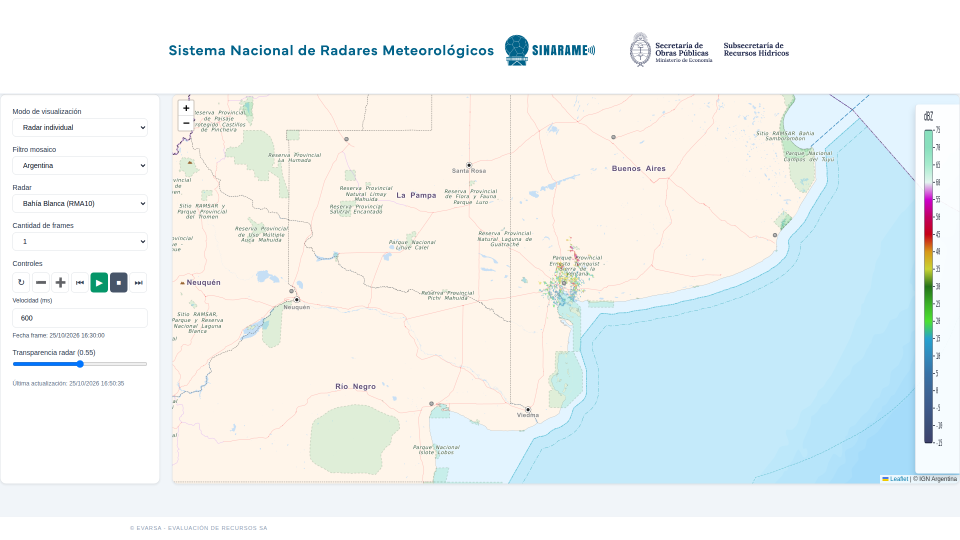
#> input picture data/radar/captura_error_1.png, 1920 x 1080 px (shown at 1/2 size)
$ python -i radar_rainviewer.py   (imports and definitions only)
#> lines starting #> are read from the running program, lines starting #| are printed output that depends on the picture; after the words box and inside, x2 and y2 are one past the last pixel; in counts of white or black regions, pixels touching at a corner belong together
#> further down, picture is the input picture: shape (1080, 1920, 3); mean B, G, R 242.2, 242.4, 237.1
import csv
import json
import math
import os
from datetime import datetime, timezone

import cv2
import numpy as np
import requests

# ============================================================
# CLIMAAR - RADAR RAINVIEWER
# v11.0 - TRACKING DE CELULAS + MOVIMIENTO ROBUSTO
# ============================================================
# Objetivo de esta version:
#   - no estimar el movimiento usando toda la imagen;
#   - detectar celulas/objetos de precipitacion;
#   - separar movimiento global de movimiento de cada celula;
#   - asociar celulas entre frames;
#   - calcular direccion a partir de tracks persistentes;
#   - entregar una confianza de movimiento/direccion medible;
#   - conservar los nombres de archivos y campos existentes para
#     mantener compatibilidad con el resto de ClimaAR.
# ============================================================

LAT = -38.71
LON = -62.26

ZOOM = 7
SIZE = 512

DETECTION_RADIUS_KM = 150.0
PRIORITY_RADIUS_KM = 100.0

# Se usan varios frames para que la direccion no dependa de un solo
# intervalo ruidoso. RainViewer puede devolver intervalos irregulares.
FRAMES = 8
MAX_HISTORY = 144

# Parametros del detector/tracker.
MIN_CELL_AREA_PX = 8
MIN_TRACK_AREA_PX = 10
MAX_CELLS = 40
MATCH_MAX_DISTANCE_PX = 75.0
MAX_TIME_GAP_MIN = 25.0
MIN_TRACK_POINTS = 2

# La confianza de direccion se considera fuerte cuando el track tiene
# persistencia, desplazamiento suficiente y buena concordancia.
MIN_DIRECTION_DISPLACEMENT_PX = 2.0
STRONG_DIRECTION_CONFIDENCE = 0.85

RADAR_DIR = "data/radar"
HISTORY_DIR = os.path.join(RADAR_DIR, "historico")

ACTUAL_PATH = os.path.join(RADAR_DIR, "actual.png")
NOWCAST_PATH = os.path.join(RADAR_DIR, "radar_nowcast.json")
STATUS_PATH = os.path.join(RADAR_DIR, "status.json")
FEATURES_PATH = os.path.join(RADAR_DIR, "radar_features_rainviewer.csv")

LAST_VALID_IMAGE_PATH = os.path.join(
    RADAR_DIR,
    "last_valid_radar.png",
)

LAST_VALID_NOWCAST_PATH = os.path.join(
    RADAR_DIR,
    "last_valid_nowcast.json",
)

RAINVIEWER_API = "https://api.rainviewer.com/public/weather-maps.json"

CSV_FIELDS = [
    "frame_time",
    "frame_utc",
    "source",
    "latitud",
    "longitud",
    "area_px",
    "distance_km",
    "dbz_max",
    "dbz_mean",
    "dbz_p90",
    "dbz_pixels",
    "tiles_ok",
    "nucleos",
    "centroide_x",
    "centroide_y",
    "pixeles_intensos",
    "cobertura_precipitacion",
    "movimiento_x",
    "movimiento_y",
    "direccion",
    "velocidad_pixeles_frame",
]

# [1 line that did not run here, left out]
# [1 line not run here, left out]


# ============================================================
# UTILIDADES
# ============================================================

def ensure_dirs():
    os.makedirs(RADAR_DIR, exist_ok=True)
    os.makedirs(HISTORY_DIR, exist_ok=True)


def iso_from_timestamp(ts):
    return datetime.fromtimestamp(int(ts), tz=timezone.utc).isoformat()


def utc_now():
    return datetime.now(timezone.utc).isoformat()


# [12 lines left out: functions atomic_json_write, atomic_copy_file, not called in this run]


def clamp01(value):
    return max(0.0, min(1.0, float(value)))


# [164 lines left out: functions safe_float, download_json, get_radar_frames, build_image_url, build_coverage_url, download_image and 2 more, not called in this run]


# ============================================================
# GEOMETRIA
# ============================================================

def meters_per_pixel():
    return (
        156543.03392804097
        / (2 ** ZOOM)
        * math.cos(math.radians(LAT))
    )


def distance_from_center_km(x, y, width, height):
    scale = meters_per_pixel()
    cx = width / 2.0
    cy = height / 2.0
    dx = float(x) - cx
    dy = float(y) - cy
    return math.hypot(dx, dy) * scale / 1000.0


def monitoring_circle(width, height):
    scale = meters_per_pixel()
    radius_px = DETECTION_RADIUS_KM * 1000.0 / scale
    yy, xx = np.ogrid[:height, :width]
    cx = width / 2.0
    cy = height / 2.0
    return (xx - cx) ** 2 + (yy - cy) ** 2 <= radius_px ** 2


# ============================================================
# REPRESENTACION DEL RADAR
# ============================================================

def split_image(image):
    if image.ndim == 3 and image.shape[2] == 4:
        b, g, r, alpha = cv2.split(image)
    elif image.ndim == 3:
        b, g, r = cv2.split(image)
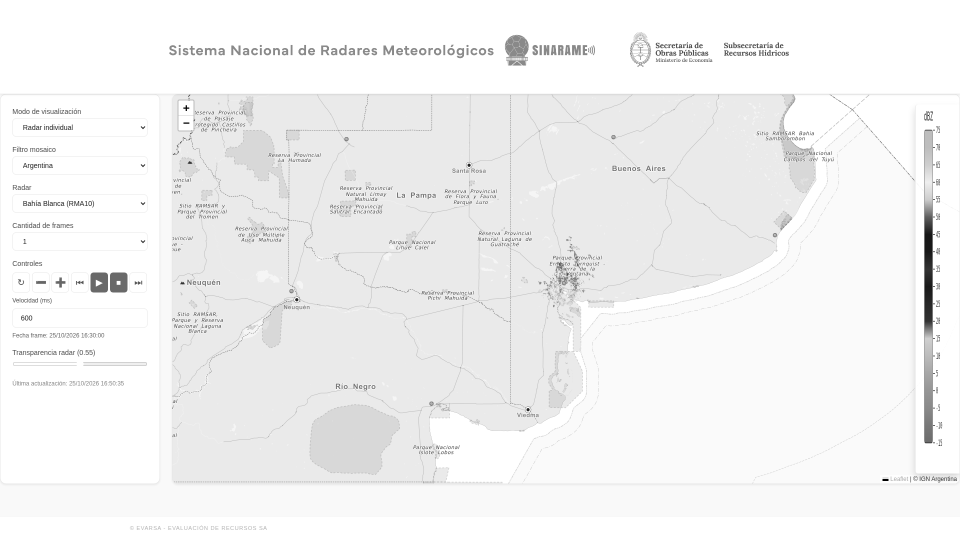
#> b: shape (1080, 1920) (shown at 1/2 size); min 0, max 255, mean 242.2
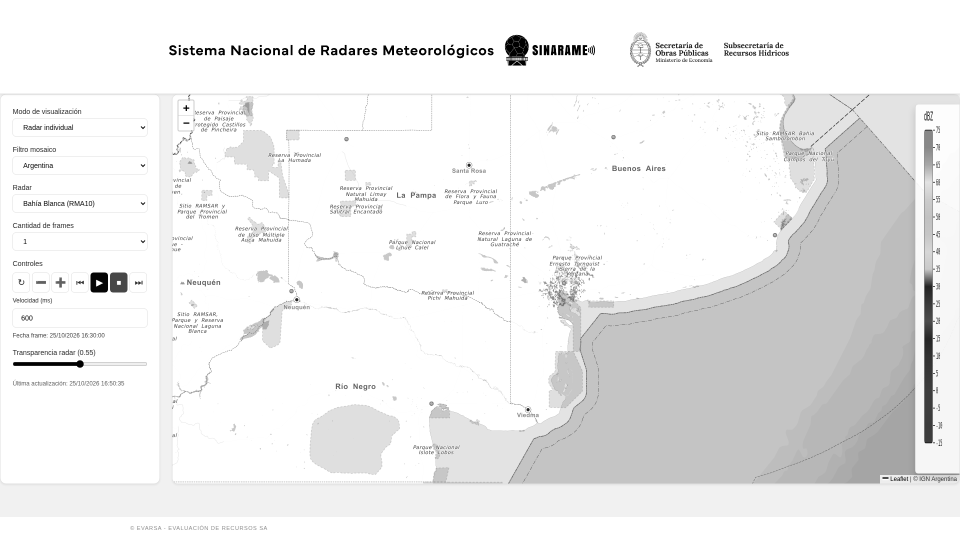
#> r: shape (1080, 1920) (shown at 1/2 size); min 0, max 255, mean 237.1
        alpha = np.full(b.shape, 255, dtype=np.uint8)
    else:
        b = image
        g = image
        r = image
        alpha = np.full(image.shape, 255, dtype=np.uint8)
    return b, g, r, alpha


def radar_strength(image):
    """Genera una intensidad relativa 0..1 sin inventar dBZ."""
    b, g, r, alpha = split_image(image)
    bgr = cv2.merge([b, g, r])
    hsv = cv2.cvtColor(bgr, cv2.COLOR_BGR2HSV)
    saturation = hsv[:, :, 1].astype(np.float32) / 255.0
    value = hsv[:, :, 2].astype(np.float32) / 255.0
    alpha_f = alpha.astype(np.float32) / 255.0

    # RainViewer es una representacion RGB. Se usa saturacion + valor
    # solamente como indice relativo para comparar pixels dentro del
    # mismo producto, nunca como conversion a dBZ.
    strength = np.maximum(saturation * 0.70, value * 0.30)
    strength *= alpha_f
    return strength


def precipitation_mask(image):
    b, g, r, alpha = split_image(image)
#> alpha: shape (1080, 1920); every value is 255
    bgr = cv2.merge([b, g, r])
    hsv = cv2.cvtColor(bgr, cv2.COLOR_BGR2HSV)
#> hsv: shape (1080, 1920, 3); mean H, S, V 39.3, 22, 250.2

    saturation = hsv[:, :, 1]
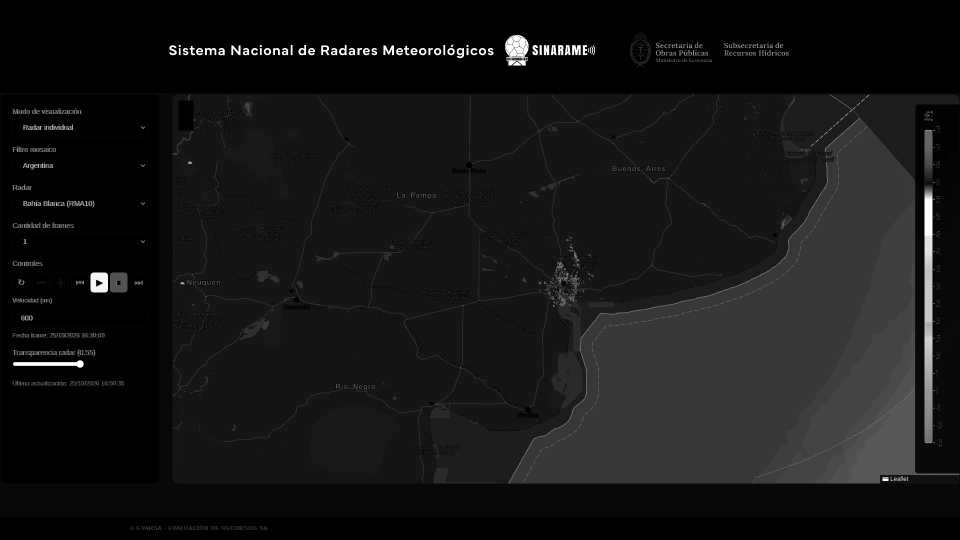
#> saturation: shape (1080, 1920) (shown at 1/2 size); min 0, max 255, mean 22
    value = hsv[:, :, 2]

    # Umbral bajo, pero evitando pixels casi negros/grises que suelen ser
    # fondo o ruido de la tile.
    colorful = saturation >= 10
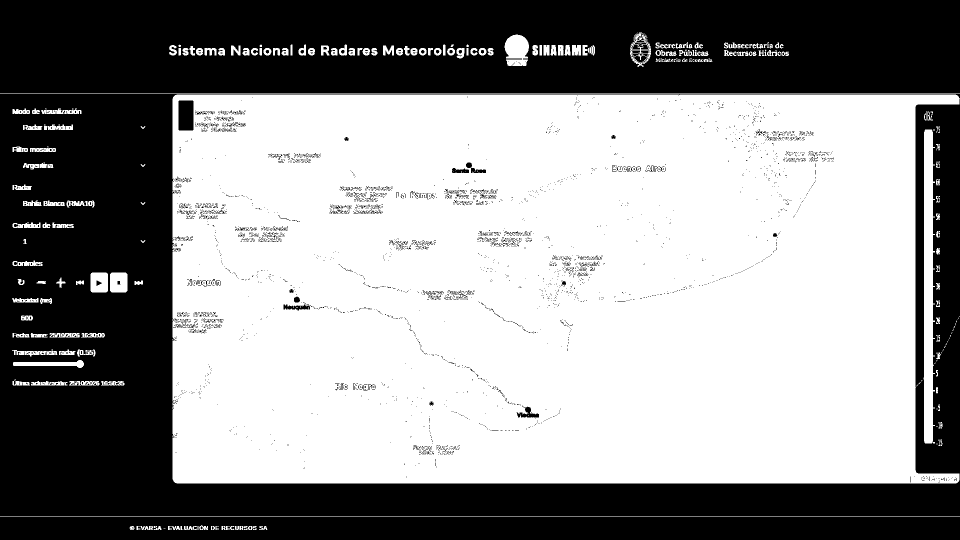
#> colorful: shape (1080, 1920) bool (shown at 1/2 size); 57.4% white; 4165 black regions (4080 under 20 px), largest, box (x1, y1, x2, y2) and area: (0, 188, 1920, 1032) 432993, (0, 0, 1920, 187) 344049, (0, 1033, 1920, 1080) 88952
    visible = value >= 12
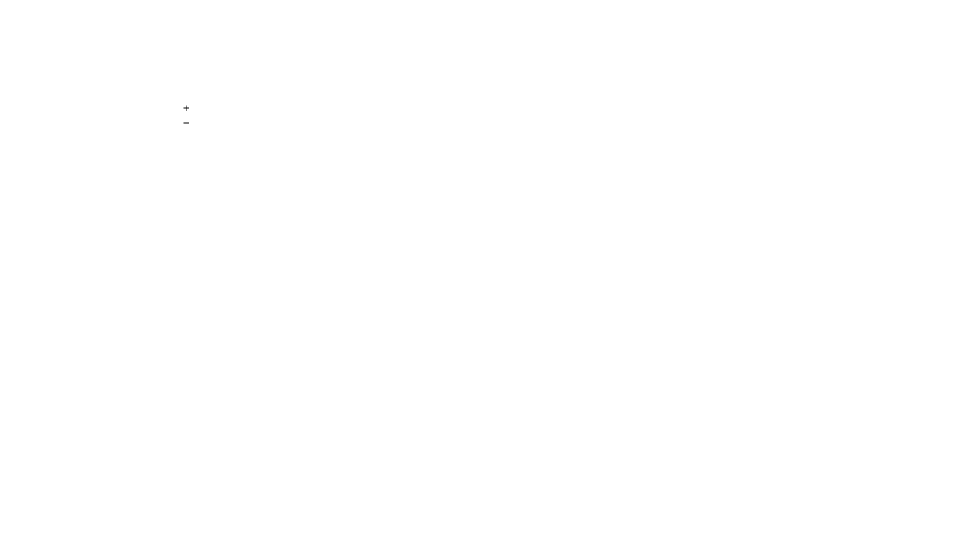
#> visible: shape (1080, 1920) bool (shown at 1/2 size); 100% white; black in thin lines or dots, all inside (x1, y1, x2, y2) = (367, 211, 378, 247)
    opaque = alpha >= 10
#> opaque: shape (1080, 1920) bool; every value is 1

    mask = (colorful & visible & opaque).astype(np.uint8) * 255

    # Elimina puntos aislados y cierra pequeños huecos sin borrar celulas.
    open_kernel = np.ones((2, 2), np.uint8)
    close_kernel = np.ones((3, 3), np.uint8)
    mask = cv2.morphologyEx(mask, cv2.MORPH_OPEN, open_kernel)
#> mask: shape (1080, 1920); 56.8% white; 1965 black regions (1805 under 20 px), largest, box (x1, y1, x2, y2) and area: (0, 0, 1920, 1080) 820505, (1832, 210, 1920, 948) 52494, (358, 202, 388, 262) 1796
    mask = cv2.morphologyEx(mask, cv2.MORPH_CLOSE, close_kernel)
#> mask: shape (1080, 1920); 57.6% white; 335 black regions (170 under 20 px), largest, box (x1, y1, x2, y2) and area: (0, 0, 1920, 1080) 816766, (1832, 210, 1920, 948) 52212, (358, 202, 388, 262) 1796

    monitor = monitoring_circle(mask.shape[1], mask.shape[0])
    mask[~monitor] = 0
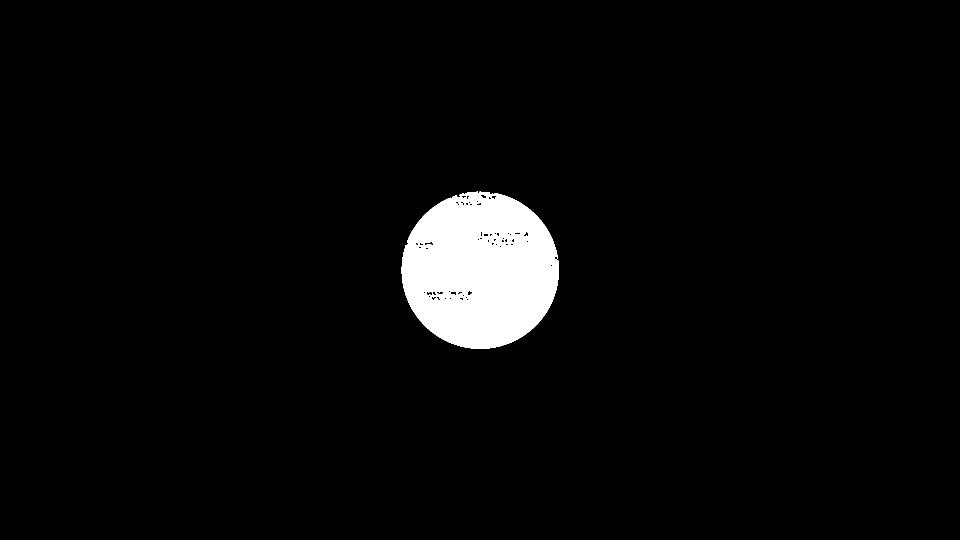
#> mask: shape (1080, 1920) (shown at 1/2 size); 3.7% white; 1 white region, box (x1, y1, x2, y2) and area: (803, 383, 1118, 698) 76125
    return mask


# [24 lines left out: function component_overlap, not called in this run]


# ============================================================
# DETECCION DE CELULAS
# ============================================================

def analyze_frame(image):
    mask = precipitation_mask(image)
    strength = radar_strength(image)
#> in radar_strength, `alpha_f = alpha.astype(np.float32) / 255.0`: alpha_f: shape (1080, 1920) float32; every value is 1
#> in radar_strength, `strength = np.maximum(saturation * 0.70, value * 0.30)`:
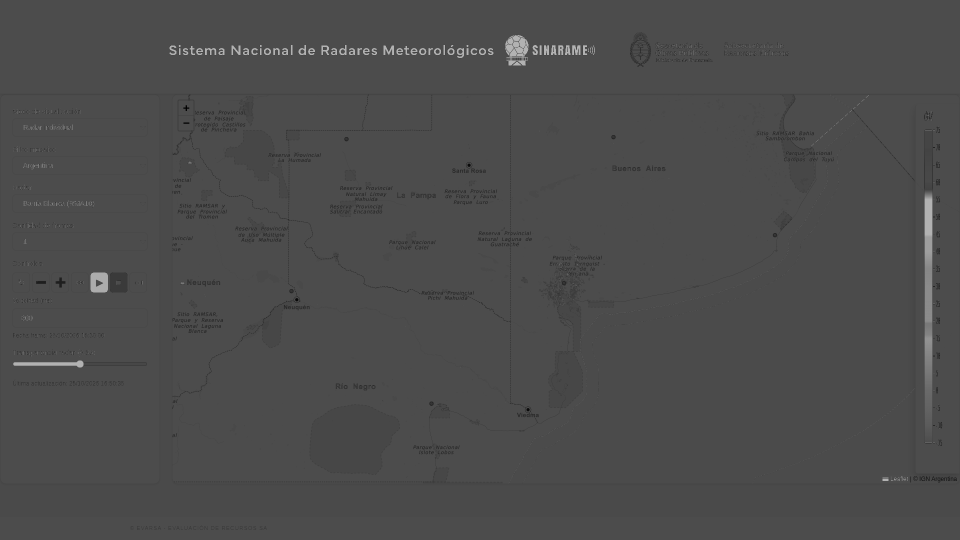
#> strength: shape (1080, 1920) float32 (shown at 1/2 size); min 0, max 0.7, mean 0.299
    height, width = mask.shape
#> height = 1080; width = 1920

    area = int(cv2.countNonZero(mask))
#> area = 76125
    monitor = monitoring_circle(width, height)
    monitored_pixels = int(np.count_nonzero(monitor))
#> monitored_pixels = 77649
#> monitor: shape (1080, 1920) bool; 3.7% white; 1 white region
    coverage = area / monitored_pixels if monitored_pixels else 0.0
#> coverage = 0.98

    contours, _ = cv2.findContours(
        mask,
        cv2.RETR_EXTERNAL,
        cv2.CHAIN_APPROX_SIMPLE,
    )
#> contours = 1 contour; box (x1, y1, x2, y2) and area: (803, 383, 1118, 698) 77056

    cells = []
    for contour in contours:
        contour_area = float(cv2.contourArea(contour))
        if contour_area < MIN_CELL_AREA_PX:
            continue

        x, y, cw, ch = cv2.boundingRect(contour)
        moments = cv2.moments(contour)
        if moments["m00"]:
            cx = moments["m10"] / moments["m00"]
            cy = moments["m01"] / moments["m00"]
        else:
            cx = x + cw / 2.0
            cy = y + ch / 2.0

        contour_mask = np.zeros_like(mask)
        cv2.drawContours(contour_mask, [contour], -1, 255, -1)
        ys, xs = np.where(contour_mask > 0)
        mean_strength = float(np.mean(strength[ys, xs])) if len(xs) else 0.0
        p90_strength = float(np.percentile(strength[ys, xs], 90)) if len(xs) else 0.0
        max_strength = float(np.max(strength[ys, xs])) if len(xs) else 0.0

        distance = distance_from_center_km(cx, cy, width, height)
        cells.append({
            "x": round(float(cx), 2),
            "y": round(float(cy), 2),
            "area_px": int(round(contour_area)),
            "width_px": int(cw),
            "height_px": int(ch),
            "distance_km": round(distance, 1),
            "prioridad_100km": distance <= PRIORITY_RADIUS_KM,
            "mean_strength": round(mean_strength, 4),
            "p90_strength": round(p90_strength, 4),
            "max_strength": round(max_strength, 4),
        })
#> this loop made 1 pass
#> (contour_area, x, y, cw, ch, mean_strength) on pass 1: (77056, 803, 383, 315, 315, 0.296)
#> contour_mask: shape (1080, 1920); 3.7% white; 1 white region, box (x1, y1, x2, y2) and area: (803, 383, 1118, 698) 77522
#> after the loop, cells = 1 item

    cells.sort(
        key=lambda item: (
            item["area_px"] * (0.5 + item["mean_strength"]),
            item["max_strength"],
        ),
        reverse=True,
    )
    cells = cells[:MAX_CELLS]

    priority_cells = [c for c in cells if c["prioridad_100km"]]
#> priority_cells = 1 item

    ys, xs = np.where(mask > 0)
    if len(xs):
        centroid_x = float(np.mean(xs))
#> centroid_x = 960.3
        centroid_y = float(np.mean(ys))
#> centroid_y = 541
        centroid_distance = distance_from_center_km(
            centroid_x, centroid_y, width, height
        )
#> centroid_distance = 0.998
    else:
        centroid_x = 0.0
        centroid_y = 0.0
        centroid_distance = 0.0

    intense = (
        (strength >= 0.70) & (mask > 0)
    )
#> intense: shape (1080, 1920) bool; every value is 0

    return {
        "mask": mask,
        "strength": strength,
        "area_px": area,
        "coverage": coverage,
        "cells": cells,
        # Alias conservado para compatibilidad con el JSON anterior.
        "nuclei": cells,
        "priority_cells": priority_cells,
        "priority_nuclei": priority_cells,
        "centroid_x": centroid_x,
        "centroid_y": centroid_y,
        "centroid_distance_km": round(centroid_distance, 1),
        "intense_pixels": int(np.count_nonzero(intense)),
    }


# ============================================================
# MOVIMIENTO GLOBAL ROBUSTO
# ============================================================

# [357 lines left out: functions estimate_global_shift, match_cells, update_tracks, circular_direction, aggregate_track_motion, estimate_motion, not called in this run]


def movement_direction(movement_x, movement_y):
    return circular_direction(movement_x, movement_y)


# ============================================================
# HISTORIAL / CSV
# ============================================================

# [465 lines left out: functions cleanup_history, append_features, source_health_from_observations, load_last_valid_nowcast, activate_radar_fallback, main, not called in this run]


# [6 lines not run here, left out]

>>> import cv2
>>> picture = cv2.imread('../data/radar/captura_error_1.png')
>>> result = analyze_frame(picture)
#> result = 12 items
